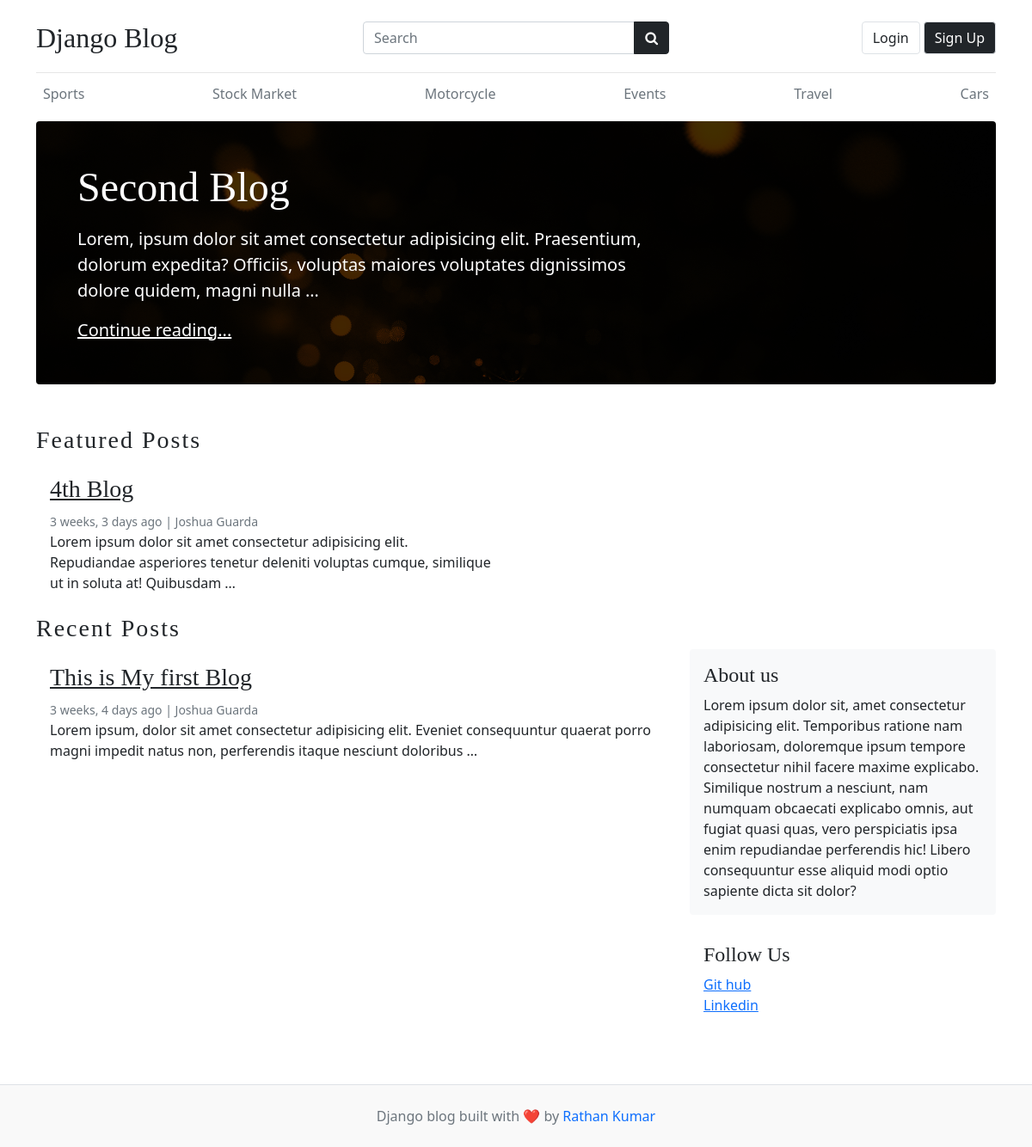
/, run on an earlier commit of the app's database.
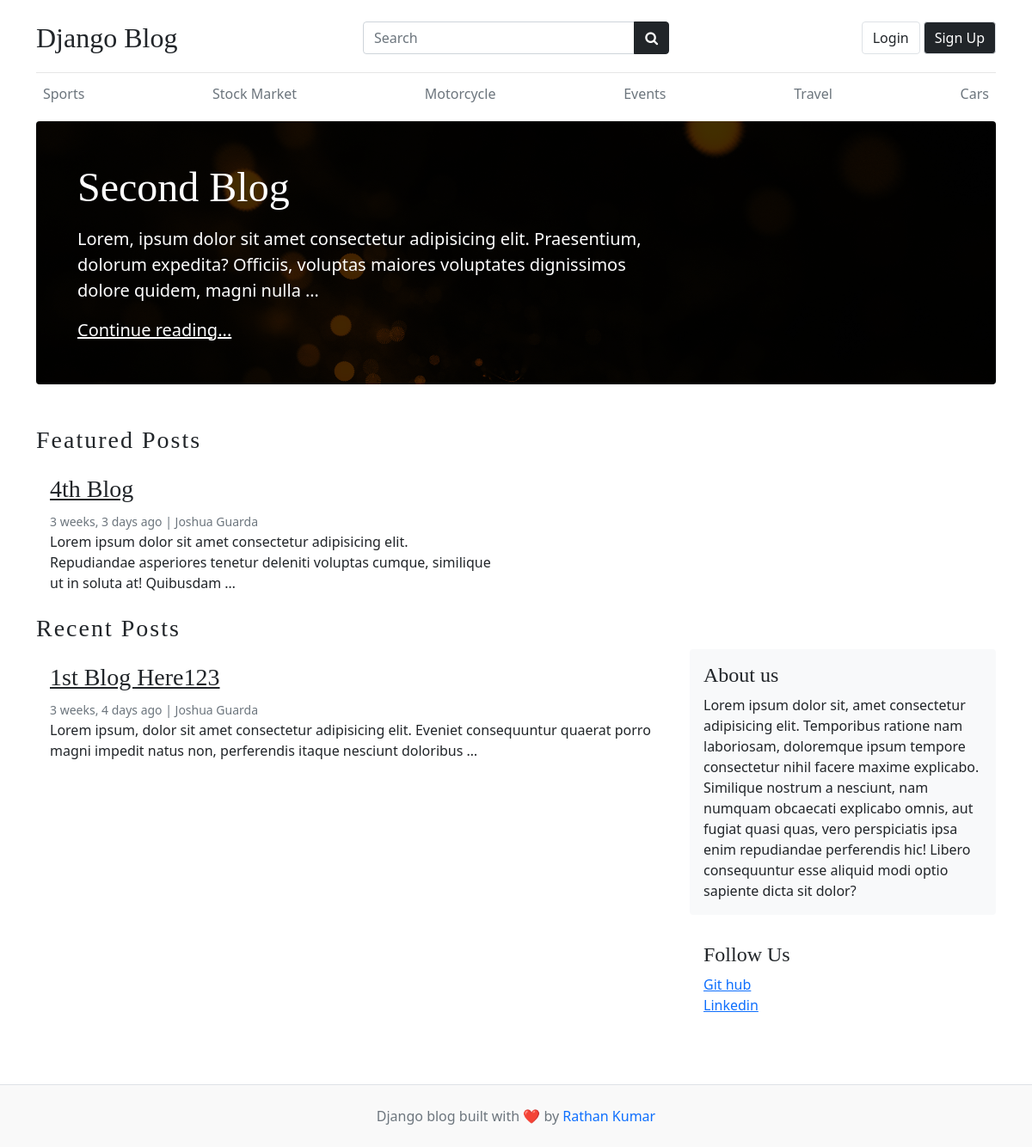
And on a later commit of the database.
### blogs/models.py (models this page shows, shortened)
class Category(models.Model):
    category_name = models.CharField(max_length=50, unique= True)
    created_at = models.DateTimeField(auto_now_add=True)
    updated_at = models.DateTimeField(auto_now=True)
    def __str__(self) -> str:
        return self.category_name
    class Meta:
        verbose_name_plural = 'Categories'

class Blog(models.Model):
    title = models.CharField(max_length=100)
    slug = models.SlugField(max_length=150,unique=True, blank=True) # Slug is the - in the url This-is-My-first-Blog --> this should automatically created check setup in your admin.py
    category=models.ForeignKey(Category,on_delete=models.CASCADE)# if you delete the Category all Blog under that Category is deleted
    author = models.ForeignKey(User,on_delete=models.CASCADE)
    featured_image = models.ImageField(upload_to='uploads/%Y/%m/%d') # the Image uploaded will go to this directory NOTE: this directory will be create automatically using the declared name in upload_to
    short_description= models.TextField(max_length=500)
    blog_body=models.TextField(max_length=2000)
    status = models.CharField(choices=STATUS_CHOICES, default='Draft')  # the model field will depend on the choices since we use 0,1 as value that is why we use IntegerField
    is_featured= models.BooleanField(default = False)
    created_at = models.DateTimeField(auto_now_add=True)
    updated_at = models.DateTimeField(auto_now=True)

class About(models.Model):
    about_heading = models.CharField(max_length=25)
    about_body = models.TextField(max_length=500)
    class Meta:
        verbose_name_plural = 'About'

class Socials(models.Model):
    social_name= models.CharField(max_length=50)
    link = models.URLField(max_length=100)
    created_at = models.DateTimeField(auto_now_add=True)
    updated_at = models.DateTimeField(auto_now=True)
    class Meta:
        verbose_name_plural = 'Social Links'

### my_blog/views.py (the view)
def home(request):
    categories = Category.objects.all()  # THIS IS OPTIONAL TO DECLARE SINCE WE ALREADY HAVE THE CONTEXT PROCESSOR for the categories
    featured_post = Blog.objects.filter(is_featured = True, status='Published').order_by('-updated_at')
    un_featured_post = Blog.objects.filter(is_featured = False, status='Published').order_by('-updated_at')
    try:
        about = About.objects.get()
        socials =Socials.objects.all()
    except:
        about = None
        socials= None
    context = {
        'categories':categories, # THIS IS OPTIONAL TO DECLARE SINCE WE ALREADY HAVE THE CONTEXT PROCESSOR for the categories
        'featured_post':featured_post,
        'un_featured_post':un_featured_post,
        'about':about,
        'socials':socials
    }
    return render(request,'home.html',context)

### blogs/context_processors.py (called while the page is built)
def get_categories(request):
    categories = Category.objects.all()
    return dict(categories=categories)

def get_socials(request):
    socials = Socials.objects.all()
    return dict(socials=socials)

### templates/home.html (shortened to what this page needs)
{% extends "base.html" %}
{% load static %}
    {% block content %}
        {% for post in featured_post %}
            {% if forloop.first %}
                <div
                    class="jumbotron p-3 p-md-5 text-white rounded bg-dark"
                    style="
                        background-image: url({% static 'images/golden_burst.jpg'%});
                        background-blend-mode: overlay;
                        background-size: cover;
                    ">
                    <div class="col-md-8 px-0">
                        <h1 class="display-4 font-italic">{{post.title}}</h1>
                        <p class="lead my-3 ">
                            {{post.short_description | truncatewords:20}}
                        </p>
                        <p class="lead mb-0"><a href="{%url 'blogs' post.slug%}" class="text-white font-weight-bold">Continue reading...</a></p>
                    </div>
                </div>
            {% endif %}
        {% endfor %}
        <h3 class="text-upppercase text-dark pt-5" style="letter-spacing: 2px;">Featured Posts</h3>
        <div class="row mb-2">
            {% for post in featured_post %}
                {% if not forloop.first %}
                    <div class="col-md-6">
                        <div class="card border-0">
                            <div class="card-body">
                                <h3><a href="{%url 'blogs' post.slug%}" class='text-dark'>{{post.title}}</a></h3>
                                <small class="mb-1 text-muted">{{post.created_at| timesince}} ago | {{post.author.first_name}} {{post.author.last_name}}</small>
                                <p class="card-text">
                                {{post.short_description | truncatewords:20}}
                                </p>
                            </div>
                        </div>
                    </div>
                {% endif %}
            {% endfor %}
        </div>
        <h3 class="text-upppercase text-dark" style="letter-spacing: 2px;">Recent Posts</h3>
        <main role="main" class="container p-0">
            <div class="row">
                <div class="col-md-8 blog-main">
                    {% for post in un_featured_post  %}
                        <div class="card border-0">
                            <div class="card-body">
                                <h3><a href="{%url 'blogs' post.slug%}"class='text-dark'>{{post.title}}</a></h3>
                                <small class="mb-1 text-muted">{{post.created_at| timesince}} ago | {{post.author.first_name}} {{post.author.last_name}}</small>
                                <p class="card-text">
                                {{post.short_description |truncatewords:20}}
                                </p>
                            </div>
                        </div>
                    {% endfor %}
                </div>
                <aside class="col-md-4 blog-sidebar">
                    <div class="p-3 mb-3 bg-light rounded">
                        <h4 class="font-italic">{{about.about_heading}}</h4>
                        <p class="mb-0">
                            {{about.about_body}}
                        </p>
                    </div>
                    <div class="p-3">
                        <h4 class="font-italic">Follow Us</h4>
                        <ol class="list-unstyled">
                            {% for social in socials %}
                                <li><a href={{social.link}}>{{social.social_name}}</a></li>
                            {% endfor %}
                        </ol>
                    </div>
                </aside>
            </div>
        </main>
    </div>
{% endblock content %}

### templates/base.html (shortened to what this page needs)
{% load static %}
<!DOCTYPE html>
<html lang="en">
    <head>
        <link href="https://cdn.jsdelivr.net/npm/bootstrap@5.0.2/dist/css/bootstrap.min.css" rel="stylesheet">
        <link rel="stylesheet" href="https://cdnjs.cloudflare.com/ajax/libs/font-awesome/4.7.0/css/font-awesome.min.css">
        <link type='text/css' href="{% static 'css/blog.css' %}" rel="stylesheet" />
    </head>
    <body>
        {% if hide_nav %}
        {% else %}
        <div class="container">
            <header class="blog-header py-3">
                <nav>
                    <div class="row flex-nowrap justify-content-between align-items-center">
                        <div class="col-12 col-md-4 pt-1">
                            <a class="blog-header-logo text-dark text-decoration-none  fs-2" href="/">Django Blog</a>
                        </div>
                        <div class="col-12 col-md-4  pt-1">
                            <form action="{%url 'search' %}" method="GET">
                                <div class="input-group">
                                    <input class="form-control" type="text" placeholder="Search" value="{{keyword}}" name="keyword" aria-label="Search"/>
                                    <button class="btn btn-dark" id="button-search" type="submit">
                                        <i class="fa fa-search"></i>
                                    </button>
                                </div>
                            </form>
                        </div>
                        <div class="col-12 col-md-4 pt-1 d-flex">
                            {% if user.is_authenticated%}
                            <ul class="navbar-nav ms-auto gap-2 d-flex">
                                {% comment %} {% if user.is_superuser%}
                                    <span class="text-sm text-muted UserProf">Welcome, {{user.username.capitalize}}</span>
                                {% else %}
                                {% endif %}
                                {% endcomment %}
                                <ul class="navbar-nav ms-auto d-flex flex-row gap-1">
                                    <li class="nav-item">
                                        <span class="text-sm text-muted UserProf">Welcome, {{user.first_name.capitalize}}</span> &nbsp;
                                        <button type="button" id="login-btn" class="btn btn-outline-primary fw-normal btn-md lead border" onclick="location.href='{%url 'dashboard'%}'">
                                            Dashboard
                                        </button>
                                    </li>
                                    <li class="nav-item">
                                        <button type="button" id="login-btn" class="btn btn-danger fw-normal btn-md lead border" onclick="location.href='{%url 'logout'%}'">
                                            Logout
                                        </button>
                                    </li>
                                </ul>
                                {% else %}
                                <ul class="navbar-nav ms-auto d-flex flex-row gap-1">
                                    <li class="nav-item">
                                        <a href="{% url 'login' %}" class="btn btn-md border lead">Login</a>
                                    </li>
                                    <li class="nav-item">
                                        <a href="{% url 'register' %}" class="btn btn-md btn-dark border lead">Sign Up</a>
                                    </li>
                                </ul>
                            {% endif %}
                        </div>
                    </div>
                </nav>
            </header>
        {% endif %}
        {% if hide_category %}
        {% else %}
            <div class="nav-scroller py-1 mb-2">
                <nav class="nav d-flex justify-content-between overflow-auto">
                    {% for category in categories %}
                        <a class="p-2 text-muted text-decoration-none" href="{%url 'posts_by_category' category.id%}">{{category}}</a>
                    {% endfor %}
                </nav>
            </div>
        {% endif %}
        {% block content %}{% endblock content %}
        {% if hide_footer %}
        {% else %}
            <footer class="blog-footer py-4 mt-5 text-center text-muted border-top">
                <div class="container">
                    <p class="mb-0">Django blog built with ❤️ by <a href="#" class="text-decoration-none">Rathan Kumar</a></p>
                </div>
            </footer>
        {% endif %}
    </body>
</html>

### my_blog/static/css/blog.css (style rules this page uses)
.blog-header { border-bottom: 1px solid #e5e5e5; }
.blog-header-logo { font-family: "Playfair Display", Georgia, "Times New Roman", serif; font-size: 2.25rem; }
h1, h2, h3, h4, h5, h6 { font-family: "Playfair Display", Georgia, "Times New Roman", serif; }
.display-4 { font-size: 2.5rem; }
@media (min-width: 768px) { .display-4 { font-size: 3rem; } }
.blog-footer { padding: 2.5rem 0; color: #727272; text-align: center; background-color: #f9f9f9; border-top: .05rem solid #e5e5e5; }
.blog-footer p:last-child { margin-bottom: 0; }

What changed in the data, as far as the page shows it:
changed Blog: title "This is My first Blog" → "1st Blog Here123"
